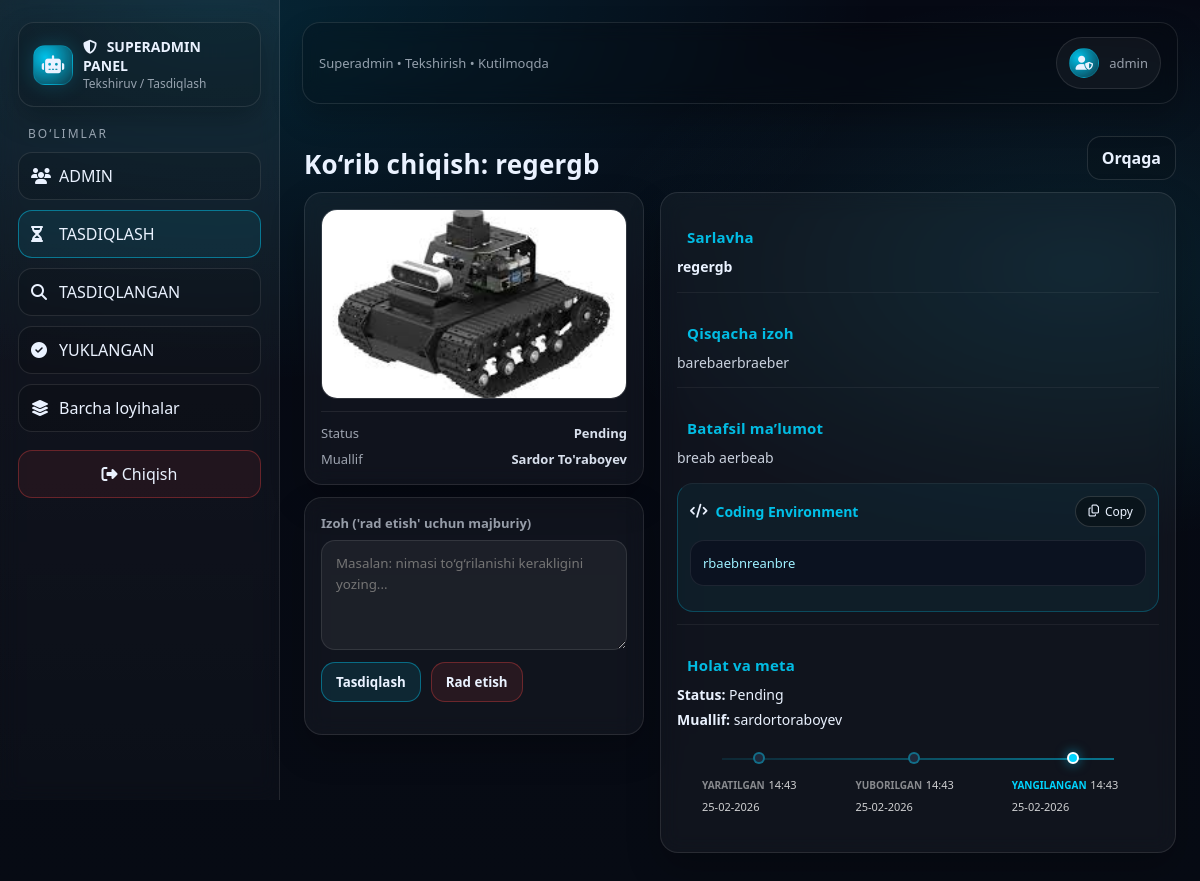
Screenshot of /p/superadmin/review/8/ (signed in) with the database file from the repository.
### apps/accounts/models.py (models this page shows, shortened)
class User(AbstractUser):
    class Role(models.TextChoices):
        SUPERADMIN = "SUPERADMIN", "Superadmin"
        ADMIN = "ADMIN", "Kichik admin"
        USER = "USER", "User"
    role = models.CharField(max_length=20, choices=Role.choices, default=Role.USER)
    created_by = models.ForeignKey(
        "self",
        on_delete=models.SET_NULL,
        null=True,
        blank=True,
        related_name="created_users",
        limit_choices_to={"role": "SUPERADMIN"},
    )

### apps/projects/models.py (models this page shows, shortened)
class Project(models.Model):
    class Status(models.TextChoices):
        DRAFT = "DRAFT", "Draft"
        PENDING = "PENDING", "Pending"
        REVIEWED = "REVIEWED", "Reviewed"
        REJECTED = "REJECTED", "Rejected"
        PUBLISHED = "PUBLISHED", "Published"
    image = models.ImageField(upload_to="project_images/", null=True, blank=True)
    title = models.CharField(max_length=200)               # majburiy
    short_desc = models.CharField(max_length=300)          # majburiy
    content = models.TextField()                           # majburiy
    youtube_url = models.URLField(blank=True)
    code_zip = models.FileField(upload_to="project_zips/", blank=True, null=True)
    coding_env_note = models.TextField(blank=True)
    status = models.CharField(max_length=20, choices=Status.choices, default=Status.DRAFT)
    author = models.ForeignKey(
        settings.AUTH_USER_MODEL,
        on_delete=models.SET_NULL,
        null=True,
        blank=True,
        related_name="projects",
    )
    author_name = models.CharField(max_length=255, blank=True, default="")
    reviewer = models.ForeignKey(
        settings.AUTH_USER_MODEL,
        on_delete=models.SET_NULL,
        null=True,
        blank=True,
        related_name="reviewed_projects",
    )
    review_note = models.TextField(blank=True)
    reviewed_at = models.DateTimeField(null=True, blank=True)
    published_at = models.DateTimeField(null=True, blank=True)
    created_at = models.DateTimeField(auto_now_add=True)
    updated_at = models.DateTimeField(auto_now=True)
    submitted_at = models.DateTimeField(null=True, blank=True)
    show_image = models.BooleanField(default=True)
    show_title = models.BooleanField(default=True)
    show_short_desc = models.BooleanField(default=True)
    show_content = models.BooleanField(default=True)
    show_youtube = models.BooleanField(default=True)
    show_zip = models.BooleanField(default=True)
    show_code = models.BooleanField(default=True)
    class Meta:
        ordering = ["-created_at"]

### apps/projects/views.py (the view, shortened to what this page needs)
# urls.py: path("p/superadmin/review/<int:project_id>/", views.superadmin_review, name="superadmin_review"),
@login_required
@user_passes_test(is_superadmin)
def superadmin_review(request, project_id):
    p = get_object_or_404(Project.objects.select_related("author"), id=project_id)
    if p.status == Project.Status.PENDING:
        return render(request, "projects/superadmin/review_pending.html", {"p": p})
    if p.status == Project.Status.REVIEWED:
        return render(request, "projects/superadmin/review_form.html", {"p": p})
    return redirect("superadmin_project_detail", project_id=p.id)

### apps/projects/views.py (called while the page is built)
def is_superadmin(user):
    return user.is_authenticated and getattr(user, "role", None) == "SUPERADMIN"

### apps/projects/templates/projects/superadmin/review_pending.html (shortened to what this page needs)
{% extends "accounts/superadmin/base_superadmin.html" %}
{% block nav_pending %}active{% endblock %}
{% block crumb %}Superadmin • Tekshirish • Kutilmoqda{% endblock %}
{% block content %}
<div class="pagehead">
  <div class="ph-left">
    <h1 class="ph-title">Ko‘rib chiqish: {{ p.title }}</h1>
  </div>
  <a class="btn-ghost" href="{% url 'superadmin_pending_list' %}">Orqaga</a>
</div>
<div class="review-layout">
  <div class="review-left">
    <div class="card media-card">
      {% if p.image %}
        <div class="media-frame">
          <img src="{{ p.image.url }}" alt="{{ p.title }}">
        </div>
      {% else %}
        <div class="media-empty">
          <div class="media-empty-icon">🖼️</div>
          <div class="media-empty-text">Rasm yo‘q</div>
        </div>
      {% endif %}
      <div class="meta-mini">
        <div class="meta-row">
          <div class="meta-k">Status</div>
          <div class="meta-v">{{ p.get_status_display }}</div>
        </div>
        <div class="meta-row">
          <div class="meta-k">Muallif</div>
          <div class="meta-v">
            {{ p.author.get_full_name|default:p.author.username }}
          </div>
        </div>
      </div>
    </div>
    <div class="card action-card">
      <form method="post">
        <label class="field-label">Izoh ('rad etish' uchun majburiy)</label>
        <textarea class="field-textarea" name="note" rows="4"
          placeholder="Masalan: nimasi to‘g‘rilanishi kerakligini yozing..."></textarea>
        <div class="actions">
          <button class="btn" type="submit" name="action" value="reviewed">Tasdiqlash</button>
          <button class="btn-danger" type="submit" name="action" value="rejected">Rad etish</button>
        </div>
      </form>
    </div>
  </div>
  <div class="card content-card">
    {% if p.show_title %}
      <div class="section">
        <div class="section-title">Sarlavha</div>
        <div class="section-text"><strong>{{ p.title }}</strong></div>
      </div>
    {% endif %}
    {% if p.show_short_desc %}
      <div class="section">
        <div class="section-title">Qisqacha izoh</div>
        <div class="section-text">{{ p.short_desc }}</div>
      </div>
    {% endif %}
    {% if p.show_content %}
      <div class="section">
        <div class="section-title">Batafsil ma’lumot</div>
        <div class="section-text pre">{{ p.content }}</div>
      </div>
    {% endif %}
    {% if p.show_code and p.coding_env_note %}
      <div class="section code-section">
        <div class="code-head">
          <div class="code-env">
            <i class="fa-solid fa-code"></i>
            Coding Environment
          </div>
          <button type="button" class="copy-btn" onclick="copyCode(this)">
            <i class="fa-regular fa-copy"></i> Copy
          </button>
        </div>
        <pre class="code-box"><code>{{ p.coding_env_note }}</code></pre>
      </div>
    {% endif %}
    <div class="section">
      <div class="section-title">Holat va meta</div>
      <div class="section-text">
        <div><b>Status:</b> {{ p.get_status_display }}</div>
        {% if p.author %}
          <div><b>Muallif:</b> {{ p.author }}</div>
        {% elif p.author_name %}
          <div><b>Muallif:</b> {{ p.author_name }}</div>
        {% endif %}
        <div class="h-timeline-wrapper">
  <div class="h-timeline">
    <div class="h-item">
      <div class="h-dot"></div>
      <div class="h-info">
        <span class="h-label">Yaratilgan</span>
        <span class="h-time">{{ p.created_at|date:"H:i d-m-Y" }}</span>
      </div>
    </div>
    {% if p.submitted_at %}
    <div class="h-item">
      <div class="h-dot"></div>
      <div class="h-info">
        <span class="h-label">Yuborilgan</span>
        <span class="h-time">{{ p.submitted_at|date:"H:i d-m-Y" }}</span>
      </div>
    </div>
    {% endif %}
    <div class="h-item active">
      <div class="h-dot"></div>
      <div class="h-info">
        <span class="h-label">Yangilangan</span>
        <span class="h-time">{{ p.updated_at|date:"H:i d-m-Y" }}</span>
      </div>
    </div>
  </div>
</div>
      </div>
    </div>
  </div>
</div>
{% endblock %}

### apps/accounts/templates/accounts/superadmin/base_superadmin.html (shortened to what this page needs)
{% load static %}
<html lang="uz">
<head>
  <link rel="stylesheet" href="https://cdnjs.cloudflare.com/ajax/libs/font-awesome/6.5.1/css/all.min.css">
</head>
<body>
<div class="layout">
  <aside class="sidebar" id="sidebar">
    <div class="brand">
      <div class="logo" style="display:flex;align-items:center;justify-content:center;font-size:18px;">
        <i class="fa-solid fa-robot"></i>
      </div>
      <div>
        <b>
          <i class="fa-solid fa-shield-halved" style="margin-right:6px;"></i>
          SUPERADMIN PANEL
        </b>
        <span>Tekshiruv / Tasdiqlash</span>
      </div>
    </div>
    <div class="section-title" style="color: var(--muted); letter-spacing: 2px; font-size: 12px; font-weight: normal;">BO‘LIMLAR</div>
    <nav class="nav">
      <a class="{% block nav_admins %}{% endblock %}" href="{% url 'superadmin_admin_list' %}">
        <i class="fa-solid fa-users" style="width:18px;"></i>
        ADMIN
      </a>
      <a class="{% block nav_pending %}{% endblock %}" href="{% url 'superadmin_pending_list' %}">
        <i class="fa-solid fa-hourglass-half" style="width:18px;"></i>
        TASDIQLASH
      </a>
      <a class="{% block nav_reviewed %}{% endblock %}" href="{% url 'superadmin_reviewed_list' %}">
        <i class="fa-solid fa-magnifying-glass" style="width:18px;"></i>
        TASDIQLANGAN
      </a>
      <a class="{% block nav_published %}{% endblock %}" href="{% url 'superadmin_published_list' %}">
        <i class="fa-solid fa-check-circle" style="width:18px;"></i>
        YUKLANGAN
      </a>
      <a class="{% block nav_allprojects %}{% endblock %}" href="{% url 'superadmin_projects_all' %}">
        <i class="fa-solid fa-layer-group" style="width:18px;"></i>
        Barcha loyihalar
      </a>
    </nav>
    <a class="logout" href="{% url 'logout' %}">
      <i class="fa-solid fa-right-from-bracket"></i> Chiqish
    </a>
  </aside>
  <main class="main">
    <div class="topbar">
      <div style="min-width:0; flex:1;">
        <div class="crumb">{% block crumb %}Boshqaruv paneli{% endblock %}</div>
      </div>
      <div class="userchip" title="{{ request.user.get_full_name|default:request.user.username }}">
        <div class="avatar">
          <i class="fa-solid fa-user-shield"></i>
        </div>
        <div class="name">
          {{ request.user.get_full_name|default:request.user.username }}
        </div>
      </div>
    </div>
    <div class="content">
      {% block content %}{% endblock %}
    </div>
  </main>
</div>
</body>
</html>

### apps/accounts/templates/accounts/superadmin/base_superadmin.html (style rules this page uses)
:root { --bg:#070b14; --panel:#0b1220; --panel2:#0f1a2e; --line:rgba(255,255,255,.10); --line2:rgba(0,212,255,.20); --text:#eaf2ff; --muted:rgba(234,242,255,.62); --cyan:#00d4ff; --danger:#ef4444; --ok:#22c55e; --warn:#f59e0b; --vio:#a78bfa; }
* { box-sizing:border-box;font-family:system-ui,-apple-system,"Segoe UI",Roboto,Arial;color:var(--text) }
body { margin:0; background: radial-gradient(1200px 700px at 18% 0%, rgba(0,212,255,.14), transparent 55%), radial-gradient(900px 500px at 90% 30%, rgba(33,230,255,.10), transparent 55%), linear-gradient(180deg, #060914, var(--bg)); min-height:100vh; }
a { color:inherit;text-decoration:none }
.layout { display:flex; min-height:100vh; }
.sidebar { width:280px; padding:22px 18px; background: linear-gradient(180deg, rgba(255,255,255,.06), rgba(255,255,255,.02)); border-right:1px solid var(--line); backdrop-filter: blur(10px); position: sticky; top: 0; align-self: flex-start; height: 100vh; overflow:auto; }
.brand { display:flex; gap:10px; align-items:center; padding:14px 14px; border:1px solid var(--line); border-radius:16px; background: rgba(0,0,0,.18); box-shadow: 0 12px 28px rgba(0,0,0,.25); margin-bottom:18px; }
.logo { width:40px; height:40px; border-radius:12px; background: radial-gradient(circle at 30% 30%, rgba(0,212,255,.9), rgba(0,212,255,.15)); border:1px solid var(--line2); box-shadow: 0 0 20px rgba(0,212,255,.18); flex:0 0 40px; }
.brand b { display:block; font-size:14px }
.brand span { display:block; font-size:12px; color:var(--muted) }
.section-title { font-size:12px; letter-spacing: 2px; color:var(--muted); margin:18px 10px 10px; }
.nav a { display:flex; align-items:center; gap:10px; padding:12px 12px; border-radius:14px; border:1px solid var(--line); background: rgba(0,0,0,.14); margin:10px 0; transition:.2s; }
.nav a.active { border-color:rgba(0,212,255,.45); background: rgba(0,212,255,.08); }
.logout { margin-top:18px; display:block; padding:12px 12px; border-radius:14px; border:1px solid rgba(239,68,68,.35); background: rgba(239,68,68,.08); text-align:center; }
.main { flex:1; padding:22px; }
.topbar { display:flex; align-items:center; justify-content:space-between; padding:14px 16px; border:1px solid var(--line); border-radius:18px; background: rgba(0,0,0,.16); backdrop-filter: blur(10px); box-shadow: 0 14px 30px rgba(0,0,0,.22); gap: 12px; position: sticky; top: 22px; z-index: 1000; }
.topbar .crumb { color:var(--muted); font-size:13px }
.userchip { display:flex; align-items:center; gap:10px; padding:10px 12px; border-radius:999px; border:1px solid var(--line); background: rgba(255,255,255,.04); min-width: 0; }
.userchip .name { font-size:13px; color:var(--muted); white-space: nowrap; overflow: hidden; text-overflow: ellipsis; max-width: 320px; }
.avatar { width:30px;height:30px;border-radius:999px; background: radial-gradient(circle at 30% 30%, rgba(0,212,255,.9), rgba(0,212,255,.18)); border:1px solid var(--line2); flex: 0 0 30px; display:flex;align-items:center;justify-content:center;font-size:14px; }
.content { margin-top:18px; }
.card { border:1px solid var(--line); background: rgba(0,0,0,.14); border-radius:18px; padding:14px; box-shadow: 0 16px 34px rgba(0,0,0,.22); backdrop-filter: blur(10px); }

### rows the page displays
User: user.get_full_name "admin"
Project: title "regergb", image (picture), status "Pending", author.get_full_name "Sardor To'raboyev", short_desc "barebaerbraeber", content "breab aerbeab", coding_env_note "rbaebnreanbre", author "sardortoraboyev", created_at "14:43 25-02-2026", submitted_at "14:43 25-02-2026", updated_at "14:43 25-02-2026"
